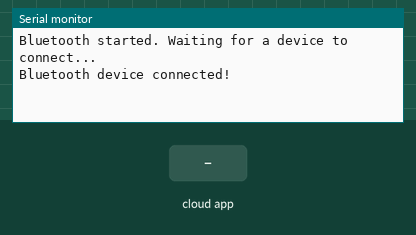
Simulated run of this sketch. Board: ESP32. Shown: the last lines printed to the serial monitor. The test bench sets the inputs (shaded band). Nothing arrives over Bluetooth unless stated; the RemoteXY app is connected; not simulated (calls return 0 or success): env.h.

Above: at 1.2 s.
1.3 s: the phone or cloud app sets backward to 1
At 2.5 s:
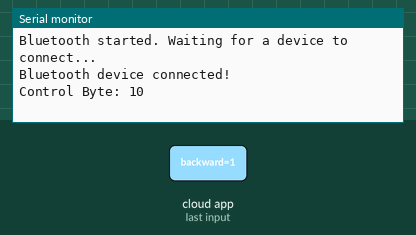
2.8 s: the phone or cloud app sets forward to 1
At 3.9 s:
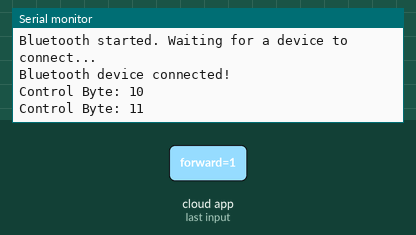
4.3 s: the phone or cloud app sets left to 1
At 5.0 s:
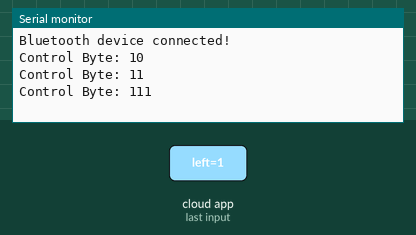
5.8 s: the phone or cloud app sets right to 1
At 6.1 s:
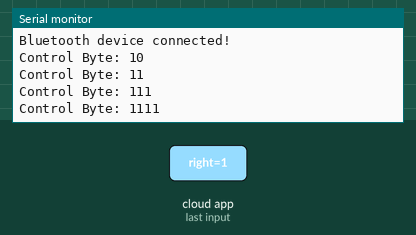
7.3 s: the phone or cloud app sets forwardGear to 1
At 8.5 s:
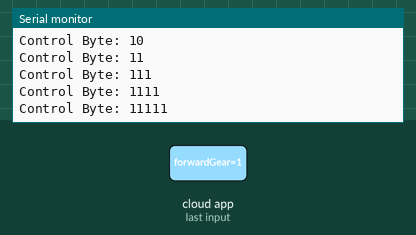
8.8 s: the phone or cloud app sets turnGear to 1
At 9.6 s:
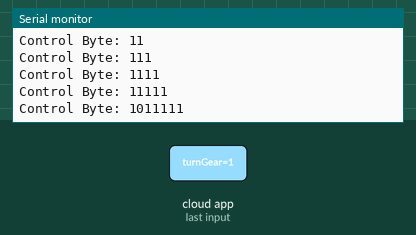
Timing chart, 0 to 11.3 s (numbered marks = the images above; inputs shaded):
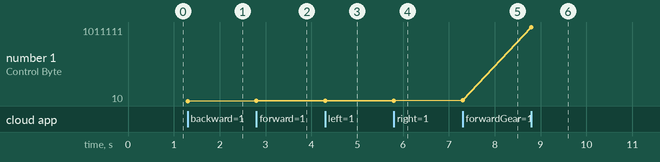

Measured:
- after the input at 1.3 s, the serial monitor: prints a new line at once (image 1)
- after the input at 2.8 s, the serial monitor: prints a new line at once (image 2)
- after the input at 4.3 s, the serial monitor: prints a new line at once (image 3)
- after the input at 5.8 s, the serial monitor: prints a new line at once (image 4)
- after the input at 7.3 s, the serial monitor: prints a new line at once (image 5)
- after the input at 8.8 s, the serial monitor: prints a new line at once (image 6)
- plotted number 1: 10 → 11 after the input at 2.8 s, 11 → 111 after the input at 4.3 s, 111 → 1111 after the input at 5.8 s, 1111 → 11111 after the input at 7.3 s, 11111 → 1011111 after the input at 8.8 s

The sketch:

cg2271.ino
```cpp
#include <app.h>
#include "BluetoothSerial.h"
BluetoothSerial ESP_BT;

void setup() {
  Serial.begin(9600);
  Serial2.begin(9600,SERIAL_8N1,16,17);

  ESP_BT.begin(REMOTEXY_BLUETOOTH_NAME);
  Serial.println("Bluetooth started. Waiting for a device to connect...");

  while (!ESP_BT.hasClient()) {
    Serial.println("Trying to connect to a Bluetooth device...");
    delay(1000);
  }

  Serial.println("Bluetooth device connected!");
  RemoteXY_Init();
}

void loop() {
  RemoteXY_Handler();
  HandleControl();
}
```

app.h
```cpp
// (licence header left out)
//////////////////////////////////////////////
//        RemoteXY include library          //
//////////////////////////////////////////////

// you can enable debug logging to Serial at 115200
//#define REMOTEXY__DEBUGLOG

// RemoteXY select connection mode and include library
#define REMOTEXY_MODE__ESP32CORE_BLE
#include <BLEDevice.h>
#include <env.h>
#include <RemoteXY.h>
// RemoteXY connection settings
#define REMOTEXY_WIFI_SSID NETWORK_NAME
#define REMOTEXY_WIFI_PASSWORD NETWORK_PASSWORD
#define REMOTEXY_BLUETOOTH_NAME "RemoteXY"
#define REMOTEXY_ACCESS_PASSWORD REMOTEXY_PASSWORD

// RemoteXY GUI configuration
#pragma pack(push, 1)
uint8_t RemoteXY_CONF[] =   // 254 bytes
  { 255,10,0,22,0,247,0,19,0,0,0,99,103,50,50,55,49,32,40,66,
  108,117,101,116,111,111,116,104,41,0,27,1,200,84,1,1,17,0,1,28,
  52,23,23,8,24,31,226,150,189,0,1,28,22,23,23,8,24,31,226,150,
  179,0,129,64,7,74,11,192,3,77,111,116,111,114,32,67,111,110,116,114,
  111,108,115,0,1,123,57,23,23,8,24,31,226,151,129,0,1,158,57,23,
  23,8,24,31,226,150,183,0,4,66,38,57,6,128,1,26,129,80,33,27,
  4,0,16,70,111,114,119,97,114,100,32,83,112,101,101,100,0,4,66,52,
  57,6,128,1,26,129,84,48,21,4,0,16,84,117,114,110,32,83,112,101,
  101,100,0,3,126,26,39,11,132,1,24,3,126,43,40,11,132,1,24,129,
  135,21,24,4,0,16,70,111,114,119,97,114,100,32,71,101,97,114,0,129,
  138,38,18,4,0,16,84,117,114,110,32,71,101,97,114,0,1,171,42,9,
  9,0,1,31,83,0,1,171,29,9,9,0,12,31,67,0,67,66,63,54,
  11,101,37,8,11,67,79,20,29,10,101,37,8,11 };

// this structure defines all the variables and events of your control interface
struct {

    // input variables
  uint8_t backward; // =1 if button pressed, else =0
  uint8_t forward; // =1 if button pressed, else =0
  uint8_t left; // =1 if button pressed, else =0
  uint8_t right; // =1 if button pressed, else =0
  int8_t forwardSpeed; // from 0 to 100
  int8_t turnSpeed; // from 0 to 100
  uint8_t forwardGear; // from 0 to 4
  uint8_t turnGear; // from 0 to 4
  uint8_t stop; // =1 if button pressed, else =0
  uint8_t complete; // =1 if button pressed, else =0

    // output variables
  char serialData[11]; // string UTF8 end zero
  char serialDataVal[11]; // string UTF8 end zero

    // other variable
  uint8_t connect_flag;  // =1 if wire connected, else =0

} RemoteXY;
#pragma pack(pop)

/////////////////////////////////////////////
//           END RemoteXY include          //
/////////////////////////////////////////////
#define MASK(i) (1<<i)
int prevData = 0;
bool isComplete = false;

void HandleControl(){
  uint8_t currentData = 0;
  if (RemoteXY.complete){
    for (int i=0;i<4;i++){
      currentData |= MASK(i);
    }
  } else if (RemoteXY.stop) {
    for (int i=0;i<4;i++){
      currentData &= ~MASK(i);
    }
  } else {
    if (RemoteXY.forward) currentData |= MASK(0);
    if (RemoteXY.backward) currentData |= MASK(1);
    if (RemoteXY.left) currentData |= MASK(2);
    if (RemoteXY.right) currentData |= MASK(3);
  }
  currentData |= (RemoteXY.forwardGear << 4);
  currentData |= (RemoteXY.turnGear << 6);
  if (currentData != prevData){
    Serial2.write(currentData);
    Serial.print("Control Byte: ");
    Serial.println(currentData, BIN);
    prevData = currentData;
  }
}
/* DO NOT DELETE THE CODE BELOW

void setup()
{
  RemoteXY_Init ();


  // TODO you setup code

}


void loop()
{
  RemoteXY_Handler ();

  // TODO you loop code
  // use the RemoteXY structure for data transfer
  // do not call delay(), use instead RemoteXY_delay()


}
*/
```
